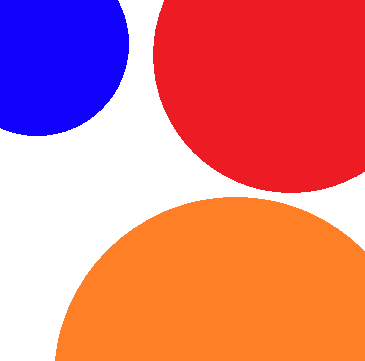
#> input picture test_img.png, 365 x 361 px
$ jupyter execute --allow-errors RGB_detector.ipynb
#> lines starting #> are read from the running program, lines starting #| are printed output that depends on the picture; after the words box and inside, x2 and y2 are one past the last pixel; in counts of white or black regions, pixels touching at a corner belong together
[cell 1]
import numpy as np
import cv2

color = [255,0,0] # BGR 순서 ; 파란색
pixel = np.uint8([[color]]) # 한 픽셀로 구성된 이미지로 변환

# BGR -> HSV
hsv = cv2.cvtColor(pixel, cv2.COLOR_BGR2HSV)
print(hsv, 'shape:', hsv.shape )

# 픽셀값만 가져오기
hsv = hsv[0][0]

print("bgr: ", color)
print("hsv: ", hsv) # +_ 10

[cell 2]
print(pixel)

[cell 3]
import numpy as np
import cv2

img_color = cv2.imread('test_img.png') # 이미지 파일을 컬러로 불러옴
#> img_color is the input picture: shape (361, 365, 3); mean B, G, R 126.4, 122.4, 222.2
print('shape: ', img_color.shape)
#| shape:  (361, 365, 3)

height, width = img_color.shape[:2] # 이미지의 높이와 너비 불러옴, 가로 [0], 세로[1]
#> height = 361; width = 365

img_hsv = cv2.cvtColor(img_color, cv2.COLOR_BGR2HSV) # cvtColor 함수를 이용하여 hsv 색공간으로 변환
#> img_hsv: shape (361, 365, 3); mean H, S, V 67.1, 159.9, 249.8

lower_blue = (120-10, 30, 30) # hsv 이미지에서 바이너리 이미지로 생성 , 적당한 값 30
upper_blue = (120+10, 255, 255)
img_mask = cv2.inRange(img_hsv, lower_blue, upper_blue) # 범위내의 픽셀들은 흰색, 나머지 검은색
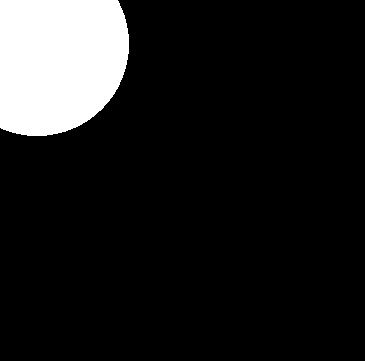
#> img_mask: shape (361, 365); 11.7% white; 1 white region, box (x1, y1, x2, y2) and area: (0, 0, 129, 136) 15474

# 바이너리 이미지를 마스크로 사용하여 원본이미지에서 범위값에 해당하는 영상부분을 획득
img_result = cv2.bitwise_and(img_color, img_color, mask = img_mask)
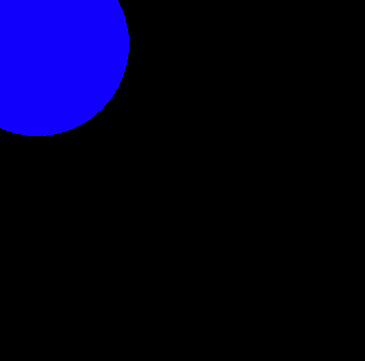
#> img_result: shape (361, 365, 3); mean B, G, R 29.7, 0, 2.1

cv2.imshow('img_origin', img_color)
cv2.imshow('img_mask', img_mask)
cv2.imshow('img_color', img_result)

cv2.waitKey(0)
cv2.destroyAllWindows()

[cell 4]
print(img_hsv.shape)
#| (361, 365, 3)

[cell 5]
from PIL import Image

im = Image.open('test_img.png')
pix = np.array(im)

[cell 6]
im_x = im.size[0]
#> im_x = 365
im_y = im.size[1]
#> im_y = 361

print(im_x, im_y)
#| 365 361

[cell 7]
from PIL import Image
import numpy as np
import cv2

im_name = input("검출할 사진의 이름을 입력해 주세요. >> ")
#> the answer given: test_img.png

full_name = im_name+".png"

#> (the rest of this cell did not finish here and is left out)

#> (a cell that did not finish here is left out)

#> (a cell that did not finish here is left out)

#> (a cell that did not finish here is left out)

#> (a cell that did not finish here is left out)

#> (a cell that did not finish here is left out)

#> (a cell that did not finish here is left out)

#> (a cell that did not finish here is left out)

[cell 15]
from PIL import Image
import numpy as np
import cv2

im = Image.open('test_img.png')
pix = np.array(im)

image = cv2.imread('test_img.png')

im_x = im.size[1]
#> im_x = 361
im_y = im.size[0]
#> im_y = 365

print("좌표 영역 끝값은 ", im_x, im_y)
#| 좌표 영역 끝값은  361 365

# 색상 인식 좌표범위 저장값
axis_x = [(im_x/2), (im_x/2)]
#> axis_x = [180.5, 180.5]
axis_y = [(im_y/2), (im_y/2)]
#> axis_y = [182.5, 182.5]

[cell 16]
print("axis_x의 값은 ", axis_x)
#| axis_x의 값은  [180.5, 180.5]
print("axis_y의 값은 ", axis_y)
#| axis_y의 값은  [182.5, 182.5]

#> (a cell that did not finish here is left out)

#> (a cell that did not finish here is left out)

#> (a cell that did not finish here is left out)

#> (a cell that did not finish here is left out)

[cell 21]
import time

secs = time.time()
print(secs)

[cell 22]
import time

tm = time.gmtime(1575142526.500323)
print(tm)

[cell 23]
import time

tm = time.localtime(1575142526.500323)
print("year:", tm.tm_year)
print("month:", tm.tm_mon)
print("day:", tm.tm_mday)
print("hour:", tm.tm_hour)
print("minute:", tm.tm_min)
print("second:", tm.tm_sec)

[cell 24]
from PIL import Image
import numpy as np
import cv2

im_name = input("검출할 사진의 이름을 입력해 주세요. >> ")
#> the answer given: test_img.png
